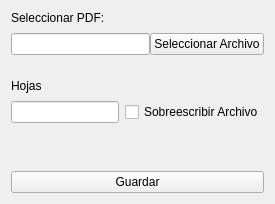
                   <widget class="QWidget" name="BlankPdf_tab">
                    <attribute name="title">
                     <string>Hoja en Blanco</string>
                    </attribute>
                    <layout class="QVBoxLayout" name="verticalLayout_20">
                     <item>
                      <layout class="QVBoxLayout" name="verticalLayout_19">
                       <item>
                        <widget class="QLabel" name="label_13">
                         <property name="text">
                          <string>Seleccionar PDF:</string>
                         </property>
                        </widget>
                       </item>
                       <item>
                        <layout class="QHBoxLayout" name="horizontalLayout_13">
                         <property name="spacing">
                          <number>0</number>
                         </property>
                         <property name="topMargin">
                          <number>2</number>
                         </property>
                         <property name="bottomMargin">
                          <number>2</number>
                         </property>
                         <item>
                          <widget class="QLineEdit" name="BlankPdf_In">
                           <property name="maximumSize">
                            <size>
                             <width>800</width>
                             <height>16777215</height>
                            </size>
                           </property>
                          </widget>
                         </item>
                         <item>
                          <widget class="QPushButton" name="BlankPdf_selFile">
                           <property name="text">
                            <string>Seleccionar Archivo</string>
                           </property>
                          </widget>
                         </item>
                        </layout>
                       </item>
                      </layout>
                     </item>
                     <item>
                      <spacer name="verticalSpacer_9">
                       <property name="orientation">
                        <enum>Qt::Orientation::Vertical</enum>
                       </property>
                       <property name="sizeType">
                        <enum>QSizePolicy::Policy::Minimum</enum>
                       </property>
                       <property name="sizeHint" stdset="0">
                        <size>
                         <width>20</width>
                         <height>16</height>
                        </size>
                       </property>
                      </spacer>
                     </item>
                     <item>
                      <layout class="QVBoxLayout" name="verticalLayout_18">
                       <item>
                        <widget class="QLabel" name="label_14">
                         <property name="text">
                          <string>Hojas</string>
                         </property>
                        </widget>
                       </item>
                       <item>
                        <layout class="QHBoxLayout" name="horizontalLayout_14">
                         <property name="topMargin">
                          <number>2</number>
                         </property>
                         <property name="bottomMargin">
                          <number>2</number>
                         </property>
                         <item>
                          <widget class="QLineEdit" name="BlankPdf_Sheets">
                           <property name="maximumSize">
                            <size>
                             <width>800</width>
                             <height>16777215</height>
                            </size>
                           </property>
                          </widget>
                         </item>
                         <item>
                          <widget class="QCheckBox" name="BlankPdf_Inplace_Button">
                           <property name="text">
                            <string>Sobreescribir Archivo</string>
                           </property>
                          </widget>
                         </item>
                        </layout>
                       </item>
                      </layout>
                     </item>
                     <item>
                      <spacer name="verticalSpacer_8">
                       <property name="orientation">
                        <enum>Qt::Orientation::Vertical</enum>
                       </property>
                       <property name="sizeHint" stdset="0">
                        <size>
                         <width>20</width>
                         <height>40</height>
                        </size>
                       </property>
                      </spacer>
                     </item>
                     <item>
                      <widget class="QPushButton" name="BlankPdf_Button">
                       <property name="text">
                        <string>Guardar</string>
                       </property>
                      </widget>
                     </item>
                    </layout>
                   </widget>
